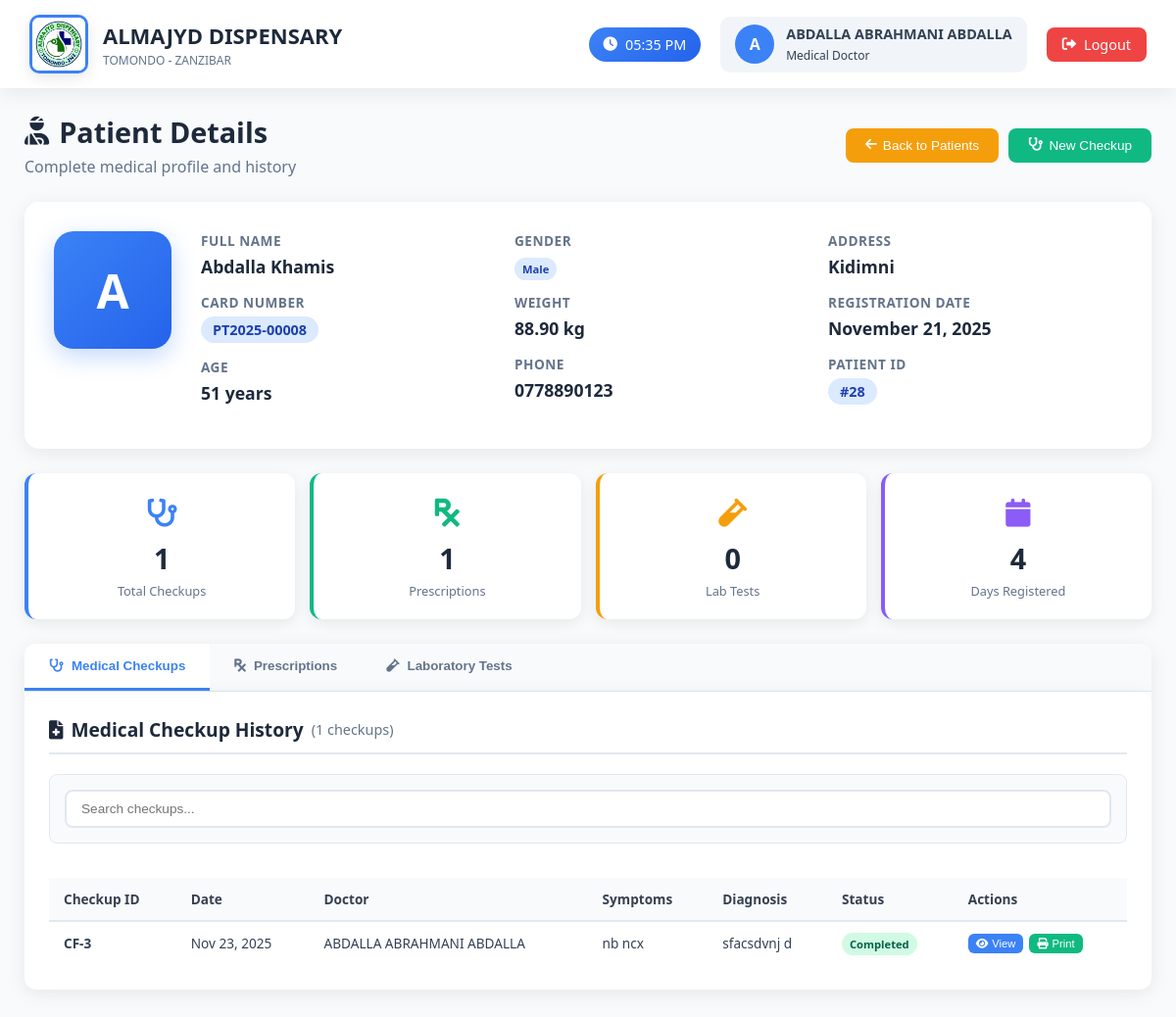
Before: /doctor/patient_details.php?id=28 (signed in) with the older database file.
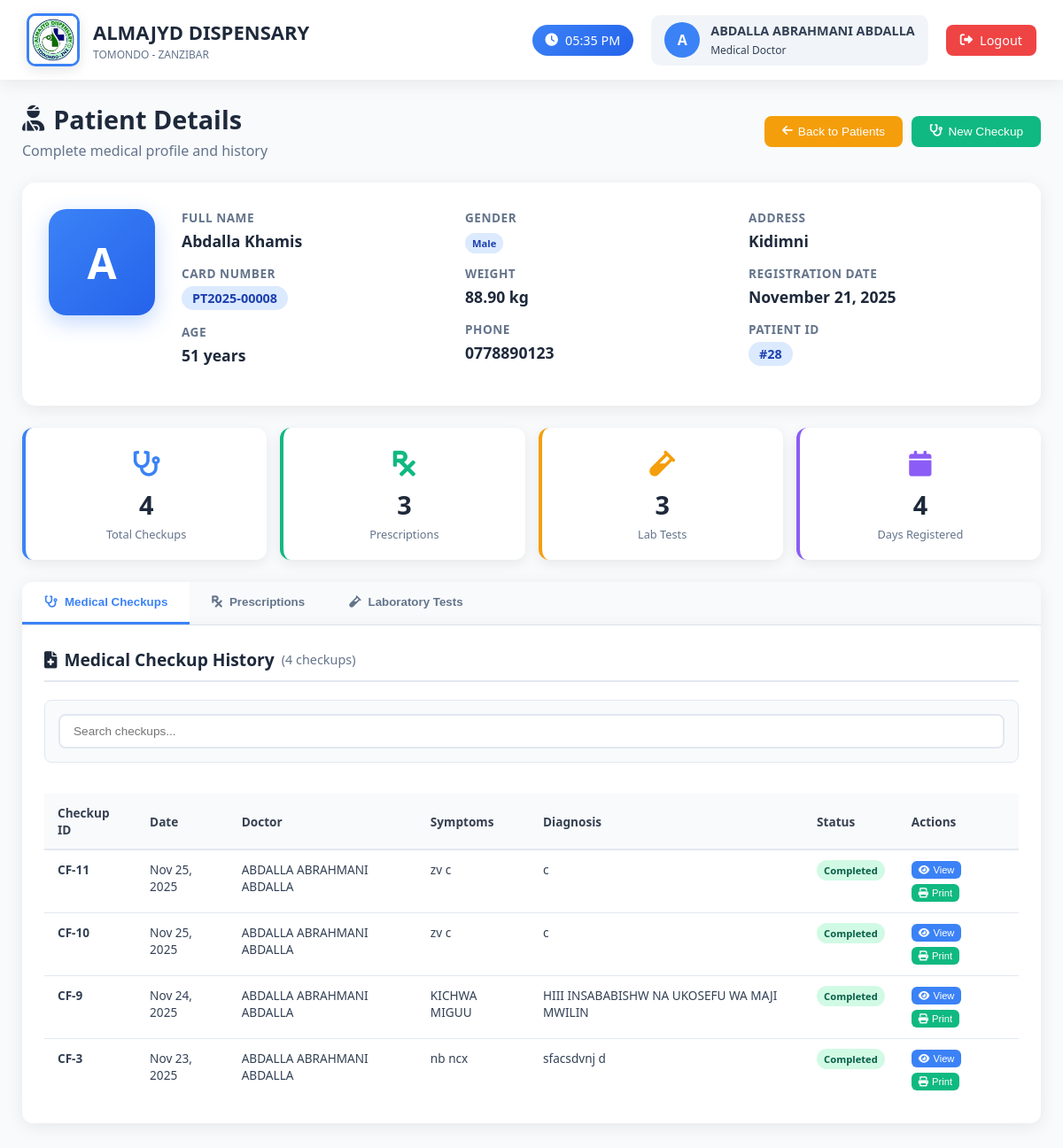
After: the same page with the newer database file.
### tables this page shows
CREATE TABLE `checking_forms` (
  `id` int(11) NOT NULL,
  `patient_id` int(11) NOT NULL,
  `doctor_id` int(11) NOT NULL,
  `symptoms` text DEFAULT NULL,
  `diagnosis` text DEFAULT NULL,
  `notes` text DEFAULT NULL,
  `status` enum('pending','completed','referred_to_lab') DEFAULT 'pending',
  `created_at` timestamp NOT NULL DEFAULT current_timestamp(),
  `updated_at` timestamp NOT NULL DEFAULT current_timestamp() ON UPDATE current_timestamp()
);

CREATE TABLE `users` (
  `id` int(11) NOT NULL,
  `username` varchar(50) NOT NULL,
  `password` varchar(255) NOT NULL,
  `email` varchar(100) DEFAULT NULL,
  `role` enum('admin','doctor','receptionist','laboratory','pharmacy','cashier') NOT NULL,
  `full_name` varchar(100) NOT NULL,
  `phone` varchar(20) DEFAULT NULL,
  `district` varchar(100) DEFAULT NULL,
  `region` varchar(100) DEFAULT NULL,
  `created_at` timestamp NOT NULL DEFAULT current_timestamp(),
  `status` enum('active','inactive') DEFAULT 'active',
  `permissions` text DEFAULT NULL,
  `last_login` timestamp NULL DEFAULT NULL
);

### doctor/patient_details.php (the view, shortened to what the changed rows need)
<?php
require_once '../config.php';
$patient_id = $_GET['id'] ?? 0;
$checking_forms_stmt = $pdo->prepare("SELECT cf.*, u.full_name as doctor_name
                                    FROM checking_forms cf
                                    LEFT JOIN users u ON cf.doctor_id = u.id
                                    WHERE cf.patient_id = ?
                                    ORDER BY cf.created_at DESC");
$checking_forms_stmt->execute([$patient_id]);
$checking_forms = $checking_forms_stmt->fetchAll(PDO::FETCH_ASSOC);
$prescriptions_stmt = $pdo->prepare("SELECT p.*, cf.id as form_id, u.full_name as doctor_name
                                    FROM prescriptions p
                                    JOIN checking_forms cf ON p.checking_form_id = cf.id
                                    LEFT JOIN users u ON cf.doctor_id = u.id
                                    WHERE cf.patient_id = ?
                                    ORDER BY p.created_at DESC");
$prescriptions_stmt->execute([$patient_id]);
$prescriptions = $prescriptions_stmt->fetchAll(PDO::FETCH_ASSOC);
$lab_tests_stmt = $pdo->prepare("SELECT lt.*, cf.id as form_id, u.full_name as conducted_by_name
                               FROM laboratory_tests lt
                               JOIN checking_forms cf ON lt.checking_form_id = cf.id
                               LEFT JOIN users u ON lt.conducted_by = u.id
                               WHERE cf.patient_id = ?
                               ORDER BY lt.created_at DESC");
$lab_tests_stmt->execute([$patient_id]);
$lab_tests = $lab_tests_stmt->fetchAll(PDO::FETCH_ASSOC);
$total_checkups = count($checking_forms);
$total_prescriptions = count($prescriptions);
$total_lab_tests = count($lab_tests);
?>
<!DOCTYPE html>
<html lang="en">
<head>
    <link rel="stylesheet" href="https://cdnjs.cloudflare.com/ajax/libs/font-awesome/6.0.0/css/all.min.css">
</head>
<body>
    <div class="topbar">
        <div class="logo-section">
            <div class="clinic-info">
                <h1>ALMAJYD DISPENSARY</h1>
            </div>
        </div>
    </div>
    <div class="main">
        <div class="page-header">
            <div>
                <h1 class="page-title">
                    <i class="fas fa-user-injured"></i>
                    Patient Details
                </h1>
            </div>
        </div>
        <div class="stats-grid">
            <div class="stat-card checkups">
                <div class="stat-icon">
                    <i class="fas fa-stethoscope"></i>
                </div>
                <div class="stat-number"><?php echo $total_checkups; ?></div>
                <div class="stat-label">Total Checkups</div>
            </div>
            <div class="stat-card prescriptions">
                <div class="stat-icon">
                    <i class="fas fa-prescription"></i>
                </div>
                <div class="stat-number"><?php echo $total_prescriptions; ?></div>
                <div class="stat-label">Prescriptions</div>
            </div>
            <div class="stat-card lab-tests">
                <div class="stat-icon">
                    <i class="fas fa-vial"></i>
                </div>
                <div class="stat-number"><?php echo $total_lab_tests; ?></div>
                <div class="stat-label">Lab Tests</div>
            </div>
        </div>
        <div class="tabs-container">
            <div id="checkups-tab" class="tab-content active">
                <div class="table-card">
                    <h3>
                        <i class="fas fa-file-medical"></i>
                        Medical Checkup History
                        <small style="font-size: 0.9rem; color: #64748b; font-weight: normal;">
                            (<?php echo $total_checkups; ?> checkups)
                        </small>
                    </h3>
                    <div class="table-responsive">
                        <table class="custom-table" id="checkupsTable">
                            <thead>
                                <tr>
                                    <th>Checkup ID</th>
                                    <th>Date</th>
                                    <th>Doctor</th>
                                    <th>Symptoms</th>
                                    <th>Diagnosis</th>
                                    <th>Status</th>
                                    <th>Actions</th>
                                </tr>
                            </thead>
                            <tbody>
                                <?php if (empty($checking_forms)): ?>
                                <tr>
                                    <td colspan="7" class="empty-state">
                                        <i class="fas fa-file-medical"></i>
                                        <div>No medical checkups found</div>
                                        <small style="margin-top: 10px; display: block;">
                                            <button onclick="createNewCheckup()" class="btn btn-primary btn-sm">
                                                <i class="fas fa-plus"></i> Create First Checkup
                                            </button>
                                        </small>
                                    </td>
                                </tr>
                                <?php else: ?>
                                    <?php foreach ($checking_forms as $checkup): ?>
                                    <tr>
                                        <td><strong>CF-<?php echo $checkup['id']; ?></strong></td>
                                        <td><?php echo date('M j, Y', strtotime($checkup['created_at'])); ?></td>
                                        <td><?php echo htmlspecialchars($checkup['doctor_name'] ?: 'N/A'); ?></td>
                                        <td>
                                            <?php if ($checkup['symptoms']): ?>
                                                <span title="<?php echo htmlspecialchars($checkup['symptoms']); ?>">
                                                    <?php echo htmlspecialchars(substr($checkup['symptoms'], 0, 50)) . (strlen($checkup['symptoms']) > 50 ? '...' : ''); ?>
                                                </span>
                                            <?php else: ?>
                                                <span style="color: #9ca3af;">No symptoms recorded</span>
                                            <?php endif; ?>
                                        </td>
                                        <td>
                                            <?php if ($checkup['diagnosis']): ?>
                                                <span title="<?php echo htmlspecialchars($checkup['diagnosis']); ?>">
                                                    <?php echo htmlspecialchars(substr($checkup['diagnosis'], 0, 50)) . (strlen($checkup['diagnosis']) > 50 ? '...' : ''); ?>
                                                </span>
                                            <?php else: ?>
                                                <span style="color: #9ca3af;">No diagnosis</span>
                                            <?php endif; ?>
                                        </td>
                                        <td>
                                            <span class="badge badge-success"><?php echo ucfirst($checkup['status']); ?></span>
                                        </td>
                                        <td>
                                            <div class="action-buttons">
                                                <button class="btn-view" onclick="viewCheckupDetails(<?php echo $checkup['id']; ?>)">
                                                    <i class="fas fa-eye"></i> View
                                                </button>
                                                <button class="btn-print" onclick="printCheckup(<?php echo $checkup['id']; ?>)">
                                                    <i class="fas fa-print"></i> Print
                                                </button>
                                            </div>
                                        </td>
                                    </tr>
                                    <?php endforeach; ?>
                                <?php endif; ?>
                            </tbody>
                        </table>
                    </div>
                </div>
            </div>
        </div>
    </div>
</body>
</html>

Changed rows visible on the page:
added checking_forms: id "11", created_at "Nov 25, 2025", doctor.full_name "ABDALLA ABRAHMANI ABDALLA", symptoms "zv c", diagnosis "c", status "Completed"
added checking_forms: id "10", created_at "Nov 25, 2025", doctor.full_name "ABDALLA ABRAHMANI ABDALLA", symptoms "zv c", diagnosis "c", status "Completed"
added checking_forms: id "9", created_at "Nov 24, 2025", doctor.full_name "ABDALLA ABRAHMANI ABDALLA", symptoms "KICHWA MIGUU", diagnosis "HIII INSABABISHW NA UKOSEFU WA MAJI MWILIN", status "Completed"
Other visible differences:
$total_checkups: "1" → "4"
$total_prescriptions: "1" → "3"
$total_lab_tests: "0" → "3"
